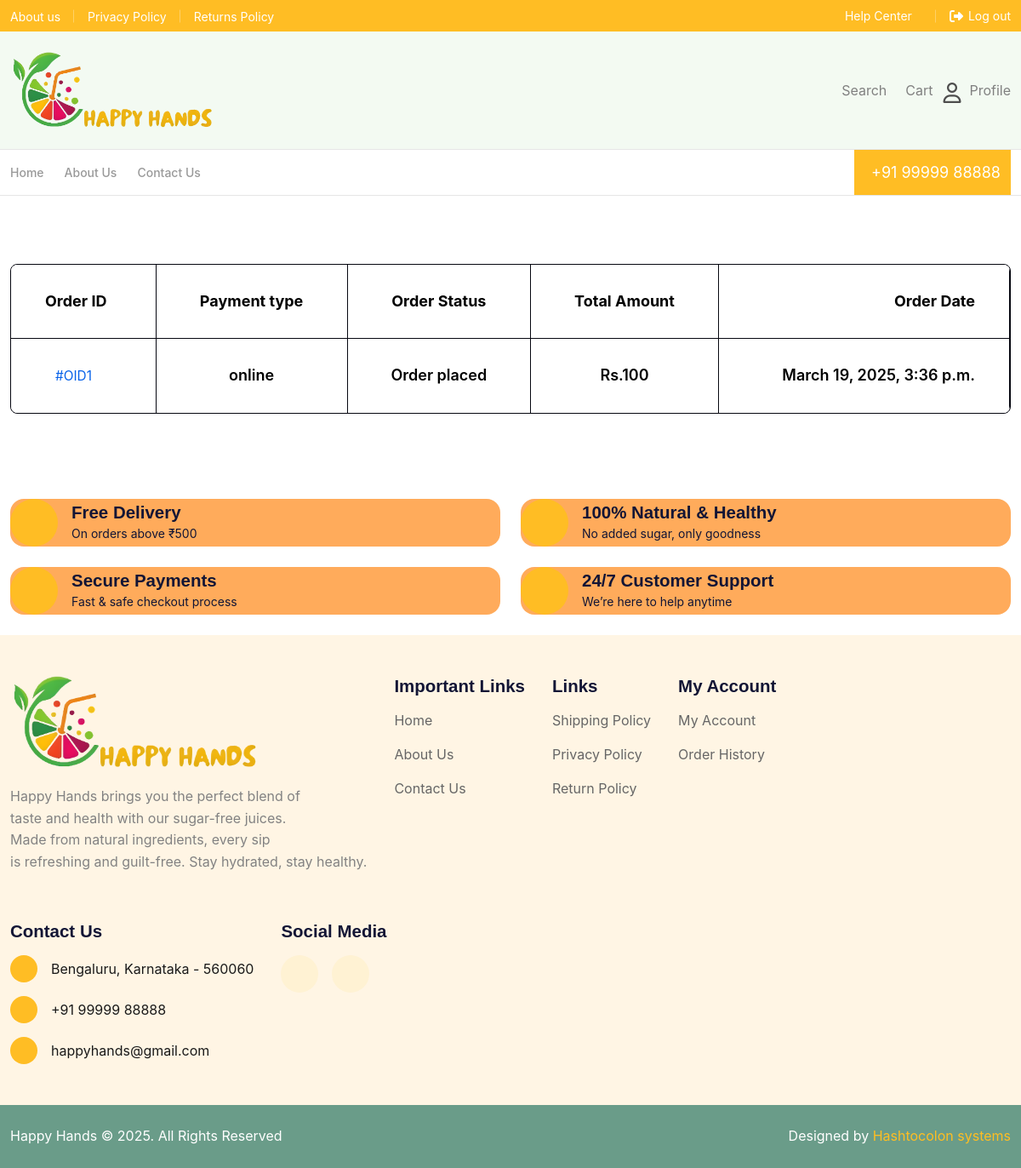
The app's page /admin-order-view/ (signed in) with its own data.
### base/models.py (models this page shows, shortened)
class order(models.Model):
   user=models.ForeignKey(User, on_delete=models.CASCADE)
   payment_type= models.CharField( max_length=10,choices=payment_choice,default="")
   total_price  = models.IntegerField(default=0,blank=True,)
   date = models.DateTimeField( default=datetime.now)
   name=models.CharField(max_length=55, default="", blank=True)
   phone=models.CharField(max_length=25, default="", blank=True)
   email=models.CharField(max_length=35, default="", blank=True)
   house_no=models.CharField(max_length=35, default="", blank=True)
   area=models.CharField(max_length=35, default="", blank=True)
   city=models.CharField(max_length=35, default="", blank=True)
   state=models.CharField(max_length=35, default="", blank=True)
   pin_code=models.CharField(max_length=15, default="", blank=True)
   landmark=models.CharField(max_length=35, default="", blank=True)
   Order_status=models.CharField(max_length = 20, choices = Order_status_choices, default = 'Pending')
   payment_status=models.CharField(max_length=35, default="", blank=True)
   j_cart_product = models.TextField(blank=True,default="")
   uuid=models.CharField(max_length=135, default="", blank=True)
   transaction_id=models.CharField(max_length=135, default="", blank=True)

### base/views.py (the view)
# urls.py: path('admin-order-view/', views.admin_order_view, name='admin_order_view'),
def admin_order_view(request):
    all_orders=order.objects.all().order_by('-id')
    content={
       "all_orders":all_orders,
    }
    return render(request, "order-view.html",content)

### templates/order-view.html (shortened to what this page needs)
  {% extends "base.html" %}
  {% load static %}
  {% block content %}
   <section class="cart py-80">
    <div class="container container-lg ">
        <div class="row gy-4">
            <div class="col-lg-12">
                <div class="cart-table border border-neutral-700 rounded-8">
                    <div class="overflow-x-auto scroll-sm scroll-sm-horizontal">
                        <table class="table rounded-8 overflow-hidden ">
                            <thead class="">
                                <tr class="border-bottom border-neutral-700 ">
                                    <th class="h6 mb-0 text-lg fw-bold px-40 py-32 border-end border-neutral-700">Order ID</th>
                                    <th class="h6 mb-0 text-lg fw-bold px-40 py-32 border-end border-neutral-700">Payment type</th>
                                    <th class="h6 mb-0 text-lg fw-bold px-40 py-32 border-end border-neutral-700">Order Status</th>
                                    <th class="h6 mb-0 text-lg fw-bold px-40 py-32 border-end border-neutral-700">Total Amount</th>
                                    <th class="h6 mb-0 text-lg fw-bold px-40 py-32 border-end border-neutral-700">Order Date	</th>
                                </tr>
                            </thead>
                            <tbody>
                                {% for posts  in all_orders %}
                                <tr class="">
                                    <td class="px-40 py-32 border-end border-neutral-700">
                                        <a  class="remove-tr-btn flex-align gap-12 hover-text-danger-600">
                                            #OID{{posts.id}}
                                        </a>
                                    </td>
                                    <td class="px-40 py-32 border-end border-neutral-700">
                                        <span class="text-lg h6 mb-0 fw-semibold">{{posts.payment_type}}</span>
                                    </td>
                                    <td class="px-40 py-32 border-end border-neutral-700">
                                        <span class="text-lg h6 mb-0 fw-semibold">{{posts.Order_status}}</span>
                                    </td>
                                    <td class="px-40 py-32 border-end border-neutral-700">
                                        <span class="text-lg h6 mb-0 fw-semibold">Rs.{{posts.total_price}}</span>
                                    </td>
                                    <td class="px-40 py-32 border-end border-neutral-700">
                                        <span class="text-lg h6 mb-0 fw-semibold">{{posts.date}}</span>
                                    </td>
                                </tr>
                               {% endfor %}
                            </tbody>
                        </table>
                    </div>
                </div>
            </div>
        </div>
    </div>
 </section>
   {% endblock content %}

### records on screen
order: id "1", payment_type "online", Order_status "Order placed", total_price "100", date "March 19, 2025, 3:36 p.m."
